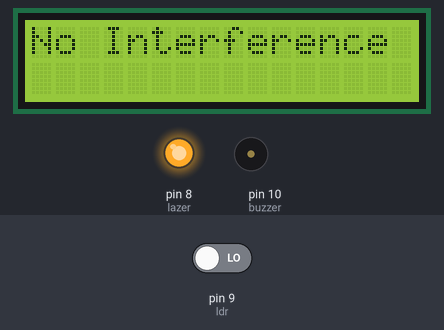
The sketch below on a simulated Arduino Uno, built with avr-gcc and run on an emulated ATmega328P. On the bench: 16×2 character LCD, output pins drawn as LEDs (lit = HIGH), buzzer (waves = sounding). The inputs (shaded band) are chosen by the test bench; at power-on: pin 9 (ldr) LOW.

Above: at 1.2 s.
1.3 s: pin 9 (ldr) driven HIGH
At 2.4 s:
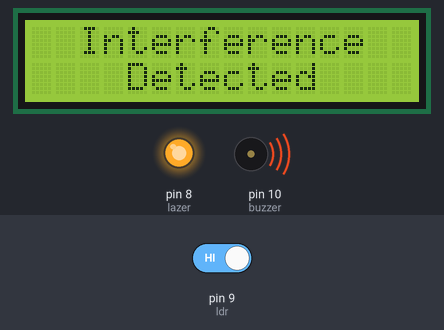
2.8 s: pin 9 (ldr) driven LOW
At 4.0 s:
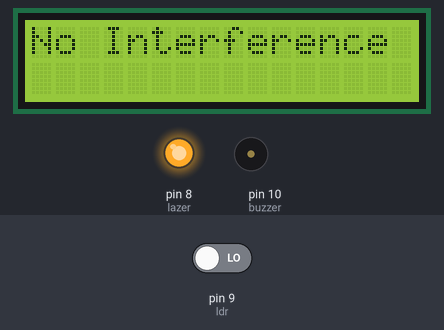
4.3 s: pin 9 (ldr) driven HIGH
At 4.9 s:
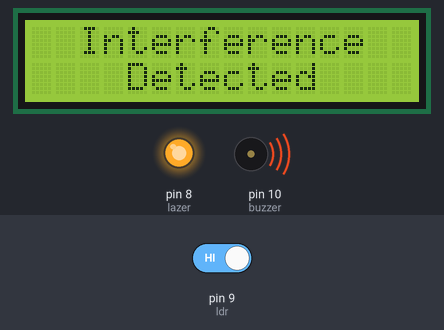
Timing chart, 0 to 7.3 s (numbered marks = the images above; inputs shaded):
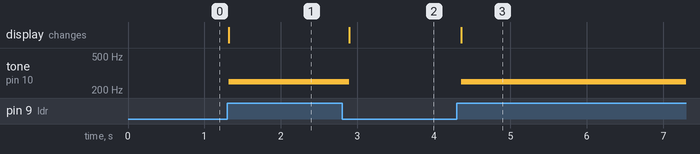

Measured:
- after the input at 1.3 s, tone on pin 10 (buzzer): silent → 250 Hz at once; the display: changes at once (image 1)
- after the input at 2.8 s, tone on pin 10 (buzzer): 250 Hz → silent after 0.10 s; the display: changes after 0.10 s (image 2)
- after the input at 4.3 s, tone on pin 10 (buzzer): silent → 250 Hz after 0.06 s; the display: changes after 0.06 s (image 3)

The sketch:

Task_1.3.1.ino
```cpp
#include <LiquidCrystal.h>

LiquidCrystal lcd(2,7,3,4,5,6);

#define ldr 9
#define buzzer 10
#define lazer 8

void setup()
{
  lcd.begin(16,2);
  pinMode(ldr, INPUT);
  pinMode(buzzer, OUTPUT);
  pinMode(lazer, OUTPUT);
  digitalWrite(lazer, HIGH);
  Serial.begin(9600);
}
short prev_state=-1;
void loop()
{
  int ldr_value = digitalRead(ldr);
  if (ldr_value==HIGH && prev_state!=1) {
    lcd.clear();
    lcd.setCursor(2,0);
    lcd.print("Interference");
    lcd.setCursor(4,1);
    lcd.print("Detected");
    tone(buzzer,250);
  } else if (prev_state!=0){
    lcd.clear();
    lcd.setCursor(0,0);
    lcd.print("No Interference");
    noTone(buzzer);
  }
  delay(100);
}
```
